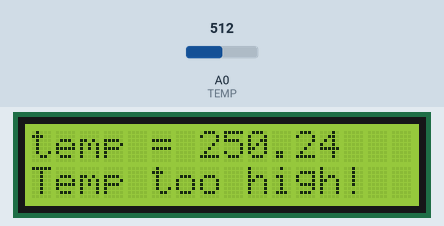
The sketch below on a simulated Arduino Uno, built with avr-gcc and run on an emulated ATmega328P. On the bench: 16×2 character LCD. Inputs (shaded band) come from the test bench; at power-on: A0 (TEMP) = 512. What the sketch prints to the serial monitor is not drawn.

Above: at 1.2 s.
1.3 s: A0 (TEMP) set to 62
At 2.5 s:
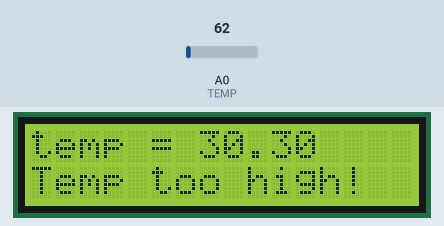
2.8 s: A0 (TEMP) set to 53
At 4.1 s:
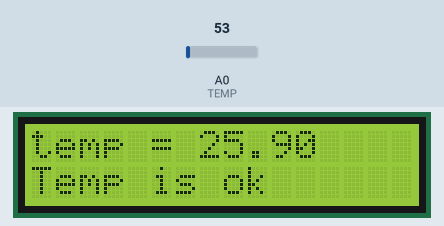
4.4 s: A0 (TEMP) set to 17
At 5.0 s:
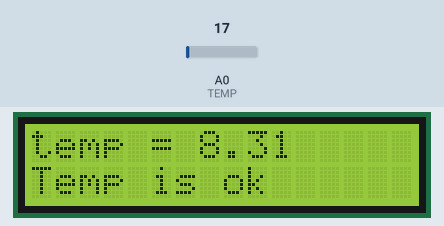
Timing chart, 0 to 7.4 s (numbered marks = the images above; inputs shaded):
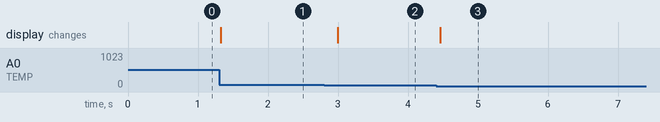

Measured:
- the behaviour switches between 57 and 56 on A0 (TEMP) (found by bisection; images 1 and 2)
- after the input at 1.3 s, the display: changes at once (image 1)
- after the input at 2.8 s, the display: changes after 0.20 s (image 2)
- after the input at 4.4 s, the display: changes after 0.06 s (image 3)

The sketch:

Exercise11.ino
```cpp
#include <LiquidCrystal.h>
const int rs = 12, en = 11, d4 = 7, d5 = 6, d6 = 5, d7 = 4;
LiquidCrystal lcd(rs, en, d4, d5, d6, d7);

#define TEMP A0
int analog_temperature;
float temperature;
float voltage;
float temp_avg = 0;

void setup() {
  // put your setup code here, to run once:
  Serial.begin(9600);
  pinMode(TEMP, INPUT);
  lcd.begin(16,2);

}

void loop() {
  // put your main code here, to run repeatedly:
  // we obtain analog value from 0 to 1023
  lcd.clear();
  lcd.setCursor(0,0);
  analog_temperature = analogRead(A0);
  voltage = analog_temperature/1023.0 * 5.0;
  temperature = voltage /0.01;
  temp_avg = 0;
  for(int i = 0; i<10; i++){
    analog_temperature = analogRead(A0);
    voltage = analog_temperature/1023.0 * 5.0;
    temperature = voltage /0.01;
    temp_avg += temperature/10;
  }


  lcd.print("temp = ");
  lcd.print(temp_avg);

  lcd.setCursor(0,1);
  if(temperature > 27.5){
    lcd.print("Temp too high!");
  }

  else{
    lcd.print("Temp is ok");
  }


  Serial.print(temperature);
  Serial.write(0xC2);
  Serial.write(0xB0);
  Serial.println('C');

  delay(200);
}
```
